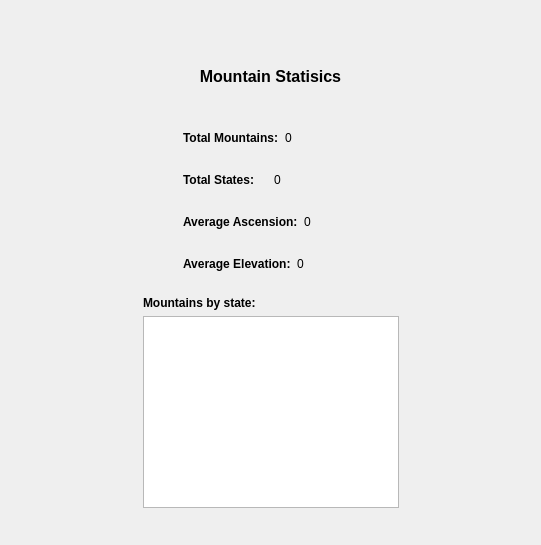
      <widget class="QWidget" name="mountain_stats">
       <layout class="QGridLayout" name="gridLayout_12">
        <item row="10" column="1">
         <layout class="QHBoxLayout" name="horizontalLayout_31">
          <item>
           <spacer name="horizontalSpacer_47">
            <property name="orientation">
             <enum>Qt::Horizontal</enum>
            </property>
            <property name="sizeType">
             <enum>QSizePolicy::Preferred</enum>
            </property>
            <property name="sizeHint" stdset="0">
             <size>
              <width>40</width>
              <height>20</height>
             </size>
            </property>
           </spacer>
          </item>
          <item>
           <widget class="QLabel" name="label_69">
            <property name="font">
             <font>
              <bold>true</bold>
             </font>
            </property>
            <property name="text">
             <string>Average Elevation:</string>
            </property>
           </widget>
          </item>
          <item>
           <widget class="QLabel" name="label_70">
            <property name="text">
             <string>0</string>
            </property>
            <property name="alignment">
             <set>Qt::AlignLeading|Qt::AlignLeft|Qt::AlignVCenter</set>
            </property>
           </widget>
          </item>
          <item>
           <spacer name="horizontalSpacer_48">
            <property name="orientation">
             <enum>Qt::Horizontal</enum>
            </property>
            <property name="sizeType">
             <enum>QSizePolicy::Preferred</enum>
            </property>
            <property name="sizeHint" stdset="0">
             <size>
              <width>40</width>
              <height>20</height>
             </size>
            </property>
           </spacer>
          </item>
         </layout>
        </item>
        <item row="3" column="2">
         <spacer name="horizontalSpacer_43">
          <property name="orientation">
           <enum>Qt::Horizontal</enum>
          </property>
          <property name="sizeHint" stdset="0">
           <size>
            <width>125</width>
            <height>20</height>
           </size>
          </property>
         </spacer>
        </item>
        <item row="0" column="1">
         <widget class="QWidget" name="widget_57" native="true">
          <property name="sizePolicy">
           <sizepolicy hsizetype="Preferred" vsizetype="Preferred">
            <horstretch>0</horstretch>
            <verstretch>0</verstretch>
           </sizepolicy>
          </property>
          <property name="minimumSize">
           <size>
            <width>0</width>
            <height>50</height>
           </size>
          </property>
         </widget>
        </item>
        <item row="12" column="1">
         <widget class="QLabel" name="label_65">
          <property name="font">
           <font>
            <pointsize>9</pointsize>
            <bold>true</bold>
            <underline>false</underline>
           </font>
          </property>
          <property name="text">
           <string>Mountains by state:</string>
          </property>
         </widget>
        </item>
        <item row="2" column="1">
         <widget class="QWidget" name="widget_54" native="true">
          <property name="sizePolicy">
           <sizepolicy hsizetype="Preferred" vsizetype="Expanding">
            <horstretch>0</horstretch>
            <verstretch>0</verstretch>
           </sizepolicy>
          </property>
          <property name="minimumSize">
           <size>
            <width>0</width>
            <height>30</height>
           </size>
          </property>
          <property name="maximumSize">
           <size>
            <width>16777215</width>
            <height>20</height>
           </size>
          </property>
         </widget>
        </item>
        <item row="3" column="0">
         <spacer name="horizontalSpacer_44">
          <property name="orientation">
           <enum>Qt::Horizontal</enum>
          </property>
          <property name="sizeHint" stdset="0">
           <size>
            <width>126</width>
            <height>20</height>
           </size>
          </property>
         </spacer>
        </item>
        <item row="13" column="1">
         <widget class="QListWidget" name="listWidget_2">
          <property name="minimumSize">
           <size>
            <width>100</width>
            <height>100</height>
           </size>
          </property>
         </widget>
        </item>
        <item row="6" column="1">
         <widget class="QWidget" name="widget_52" native="true">
          <property name="sizePolicy">
           <sizepolicy hsizetype="Preferred" vsizetype="Expanding">
            <horstretch>0</horstretch>
            <verstretch>0</verstretch>
           </sizepolicy>
          </property>
          <property name="minimumSize">
           <size>
            <width>0</width>
            <height>10</height>
           </size>
          </property>
          <property name="maximumSize">
           <size>
            <width>16777215</width>
            <height>20</height>
           </size>
          </property>
         </widget>
        </item>
        <item row="3" column="1">
         <layout class="QHBoxLayout" name="horizontalLayout_29">
          <item>
           <spacer name="horizontalSpacer_41">
            <property name="orientation">
             <enum>Qt::Horizontal</enum>
            </property>
            <property name="sizeType">
             <enum>QSizePolicy::Preferred</enum>
            </property>
            <property name="sizeHint" stdset="0">
             <size>
              <width>40</width>
              <height>20</height>
             </size>
            </property>
           </spacer>
          </item>
          <item>
           <widget class="QLabel" name="label_63">
            <property name="font">
             <font>
              <bold>true</bold>
             </font>
            </property>
            <property name="text">
             <string>Total Mountains:</string>
            </property>
           </widget>
          </item>
          <item>
           <widget class="QLabel" name="label_64">
            <property name="text">
             <string>0</string>
            </property>
            <property name="alignment">
             <set>Qt::AlignLeading|Qt::AlignLeft|Qt::AlignVCenter</set>
            </property>
           </widget>
          </item>
          <item>
           <spacer name="horizontalSpacer_42">
            <property name="orientation">
             <enum>Qt::Horizontal</enum>
            </property>
            <property name="sizeType">
             <enum>QSizePolicy::Preferred</enum>
            </property>
            <property name="sizeHint" stdset="0">
             <size>
              <width>40</width>
              <height>20</height>
             </size>
            </property>
           </spacer>
          </item>
         </layout>
        </item>
        <item row="5" column="1">
         <layout class="QHBoxLayout" name="horizontalLayout_30">
          <item>
           <spacer name="horizontalSpacer_45">
            <property name="orientation">
             <enum>Qt::Horizontal</enum>
            </property>
            <property name="sizeType">
             <enum>QSizePolicy::Preferred</enum>
            </property>
            <property name="sizeHint" stdset="0">
             <size>
              <width>40</width>
              <height>20</height>
             </size>
            </property>
           </spacer>
          </item>
          <item>
           <widget class="QLabel" name="label_67">
            <property name="font">
             <font>
              <bold>true</bold>
             </font>
            </property>
            <property name="text">
             <string>Total States:</string>
            </property>
           </widget>
          </item>
          <item>
           <widget class="QLabel" name="label_68">
            <property name="text">
             <string>0</string>
            </property>
            <property name="alignment">
             <set>Qt::AlignLeading|Qt::AlignLeft|Qt::AlignVCenter</set>
            </property>
           </widget>
          </item>
          <item>
           <spacer name="horizontalSpacer_46">
            <property name="orientation">
             <enum>Qt::Horizontal</enum>
            </property>
            <property name="sizeType">
             <enum>QSizePolicy::Preferred</enum>
            </property>
            <property name="sizeHint" stdset="0">
             <size>
              <width>40</width>
              <height>20</height>
             </size>
            </property>
           </spacer>
          </item>
         </layout>
        </item>
        <item row="9" column="1">
         <widget class="QWidget" name="widget_56" native="true">
          <property name="sizePolicy">
           <sizepolicy hsizetype="Preferred" vsizetype="Expanding">
            <horstretch>0</horstretch>
            <verstretch>0</verstretch>
           </sizepolicy>
          </property>
          <property name="minimumSize">
           <size>
            <width>0</width>
            <height>10</height>
           </size>
          </property>
          <property name="maximumSize">
           <size>
            <width>16777215</width>
            <height>20</height>
           </size>
          </property>
         </widget>
        </item>
        <item row="7" column="1">
         <layout class="QHBoxLayout" name="horizontalLayout_32">
          <item>
           <spacer name="horizontalSpacer_49">
            <property name="orientation">
             <enum>Qt::Horizontal</enum>
            </property>
            <property name="sizeType">
             <enum>QSizePolicy::Preferred</enum>
            </property>
            <property name="sizeHint" stdset="0">
             <size>
              <width>40</width>
              <height>20</height>
             </size>
            </property>
           </spacer>
          </item>
          <item>
           <widget class="QLabel" name="label_71">
            <property name="font">
             <font>
              <bold>true</bold>
             </font>
            </property>
            <property name="text">
             <string>Average Ascension:</string>
            </property>
           </widget>
          </item>
          <item>
           <widget class="QLabel" name="label_72">
            <property name="text">
             <string>0</string>
            </property>
            <property name="alignment">
             <set>Qt::AlignLeading|Qt::AlignLeft|Qt::AlignVCenter</set>
            </property>
           </widget>
          </item>
          <item>
           <spacer name="horizontalSpacer_50">
            <property name="orientation">
             <enum>Qt::Horizontal</enum>
            </property>
            <property name="sizeType">
             <enum>QSizePolicy::Preferred</enum>
            </property>
            <property name="sizeHint" stdset="0">
             <size>
              <width>40</width>
              <height>20</height>
             </size>
            </property>
           </spacer>
          </item>
         </layout>
        </item>
        <item row="4" column="1">
         <widget class="QWidget" name="widget_55" native="true">
          <property name="sizePolicy">
           <sizepolicy hsizetype="Preferred" vsizetype="Expanding">
            <horstretch>0</horstretch>
            <verstretch>0</verstretch>
           </sizepolicy>
          </property>
          <property name="minimumSize">
           <size>
            <width>0</width>
            <height>10</height>
           </size>
          </property>
          <property name="maximumSize">
           <size>
            <width>16777215</width>
            <height>20</height>
           </size>
          </property>
         </widget>
        </item>
        <item row="1" column="0" colspan="3">
         <widget class="QLabel" name="label_66">
          <property name="font">
           <font>
            <pointsize>12</pointsize>
            <bold>true</bold>
           </font>
          </property>
          <property name="text">
           <string>Mountain Statisics</string>
          </property>
          <property name="alignment">
           <set>Qt::AlignCenter</set>
          </property>
         </widget>
        </item>
        <item row="14" column="1">
         <widget class="QWidget" name="widget_53" native="true">
          <property name="sizePolicy">
           <sizepolicy hsizetype="Preferred" vsizetype="Preferred">
            <horstretch>0</horstretch>
            <verstretch>0</verstretch>
           </sizepolicy>
          </property>
          <property name="minimumSize">
           <size>
            <width>0</width>
            <height>20</height>
           </size>
          </property>
         </widget>
        </item>
        <item row="11" column="1">
         <widget class="QWidget" name="widget_58" native="true">
          <property name="sizePolicy">
           <sizepolicy hsizetype="Preferred" vsizetype="Expanding">
            <horstretch>0</horstretch>
            <verstretch>0</verstretch>
           </sizepolicy>
          </property>
          <property name="minimumSize">
           <size>
            <width>0</width>
            <height>10</height>
           </size>
          </property>
          <property name="maximumSize">
           <size>
            <width>16777215</width>
            <height>20</height>
           </size>
          </property>
         </widget>
        </item>
       </layout>
      </widget>
